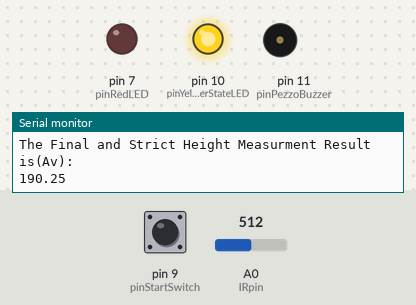
Simulated run of this sketch. Board: Arduino Uno, built with avr-gcc and run on an emulated ATmega328P. Shown: output pins drawn as LEDs (lit = HIGH), buzzer (waves = sounding), the last lines printed to the serial monitor. Inputs (shaded band) come from the test bench; at power-on: pin 9 (pinStartSwitch) HIGH, A0 (IRpin) = 512.

Above: at 1.2 s.
1.3 s: pin 9 (pinStartSwitch) pulled LOW for 3.2 s
At 3.2 s:
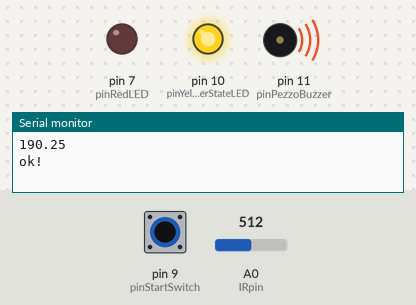
6.0 s: A0 (IRpin) set to 0
Timing chart, 0 to 9.0 s (numbered marks = the images above; inputs shaded):
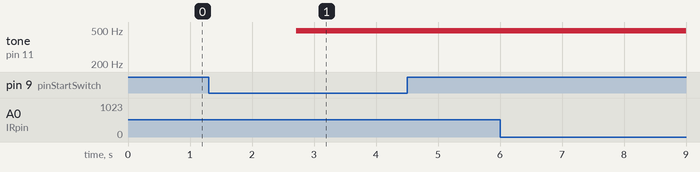

The sketch:

Height-Measure-Infrared-Sharp.ino
```cpp
//pin for pezzo buzzer functionality
int pinRedLED = 7;
int pinPezzoBuzzer = 11;
int pinStartSwitch = 9;
int pinYellowPowerStateLED = 10;


int IRpin = A0;
int countDataCollected = 0;
int countSmoothDataCollected = 0;
int maxDataCollected = 100;
int maxSmoothedDataCollected = 25;
//copy max data size from above variable to the array below
float distancesMeasured[100];
float voltMeasured[100];

//smoothed average height array
float smoothedAverageHeight[25];

//smoothed median height array
float smoothedMedianHeight[25];

// analog pin for reading the IR sensor

void setup() {
  // put your setup code here, to run once:

  Serial.begin(9600);
  // start the serial port

  pinMode(pinRedLED, OUTPUT);
  pinMode(pinPezzoBuzzer, OUTPUT);
  pinMode(pinStartSwitch, INPUT);
  pinMode(pinYellowPowerStateLED, OUTPUT);


  //digitalWrite(pinStartSwitch,LOW);
  digitalWrite(pinYellowPowerStateLED,HIGH);
  //digitalWrite(pinPezzoBuzzer,HIGH);
}

void loop() {

  if(digitalRead(pinStartSwitch) == LOW)
  {
    Serial.print("ok!");
    analogWrite(pinPezzoBuzzer,40);
    delay(200);
    analogWrite(pinPezzoBuzzer,0);
    delay(500);
  }


  // put your main code here, to run repeatedly:
  // 0.0048828125; value for resolution
  float volts = analogRead(IRpin) * 0.0048828125;
  // value from sensor*(5/1024)

  // float distance = 65*pow(volts, -1.10);

  //  float sensor_feed = (volts - 1.05)/(1/.007);

  // float sensor_feed =

  // float distance = 1/sensor_feed;

  float distance = 61.681 * pow(volts, -1.133);

  // float distance = 16.2537 * pow(volts,4)-129.893 * pow(volts,3)+382.268*pow(volts,2)-512.611*volts+306.439;

  // worked out from graph 65 = theoretical distance / (1/Volts)


 // Serial.print("Distance:   ");
 // Serial.println(distance);

 // Serial.print("Volts:   ");
  //Serial.println(volts);

  for (countDataCollected; countDataCollected < maxDataCollected; countDataCollected++)
  {
    distancesMeasured[countDataCollected] = distance;

    voltMeasured[countDataCollected] = volts;

   // Serial.println(countDataCollected);

    //Serial.println(maxDataCollected);

  }

  //Serial.println(maxDataCollected);

  if(countDataCollected == maxDataCollected)
  {
  float measuredAverageHeight = GetAverage(distancesMeasured, maxDataCollected);
  float nearRealMedianHeight =  GetMedian(distancesMeasured, maxDataCollected);
  float  calculatedAverageHeight = 213.00 - measuredAverageHeight;


   //Serial.println(measuredAverageHeight);
  // printDistance(distancesMeasured, maxDataCollected);

  // printVolt(voltMeasured, maxDataCollected);
  /*
  Serial.println("Your Calculated Average Height is:");
  Serial.println(calculatedAverageHeight);
  delay (500);
  Serial.println("Your Calculated Median Height is:");
  Serial.println(nearRealMedianHeight);
   Serial.println("****************************Next Person*******************************************");
  delay(3000);
  */

          if(countSmoothDataCollected < maxSmoothedDataCollected)
          {
            smoothedAverageHeight[countSmoothDataCollected] = measuredAverageHeight;
            smoothedMedianHeight[countSmoothDataCollected] = nearRealMedianHeight;
            //Serial.println(countSmoothDataCollected);
            countSmoothDataCollected++;
          }
          else if(countSmoothDataCollected == maxSmoothedDataCollected)
          {
            float doubleSmoothedMedianHeightAv = GetAverage(smoothedMedianHeight, maxSmoothedDataCollected);
            float doubleSmoothedRealMedianHeightMd = GetMedian(smoothedMedianHeight, maxSmoothedDataCollected);

            Serial.println("######################################################################");
            Serial.println("The Final and Strict Height Measurment Result is(Av):");
            float confirmedAvHeightMeasured = 213.00-doubleSmoothedMedianHeightAv;
           Serial.println(confirmedAvHeightMeasured);
            //delay(1000);
          //  Serial.println("***CONFIRMED***The Final and Strict Height Measurment Result is(Median):");
           // float confirmedMedHeightMeasured = 213.00-doubleSmoothedRealMedianHeightMd;
           // Serial.println(confirmedMedHeightMeasured);
            delay(2000);

             countSmoothDataCollected = 0;
          }
  }


  // print the distance

 // delay(3000);

  //arbitrary wait time


  //delay(500);
  countDataCollected = 0;

}


float GetMedian(float daArray[], int iSize) {
  // Allocate an array of the same size and sort it.
  float* dpSorted = new float[iSize];
  //    int arraySize = daArray.length();
  for (int i = 0; i < iSize; ++i) {
    dpSorted[i] = daArray[i];
  }
  for (int i = iSize - 1; i > 0; --i) {
    for (int j = 0; j < i; ++j) {
      if (dpSorted[j] > dpSorted[j + 1]) {
        float dTemp = dpSorted[j];
        dpSorted[j] = dpSorted[j + 1];
        dpSorted[j + 1] = dTemp;
      }
    }
  }

  // Middle or average of middle values in the sorted array.
  float dMedian = 0.0;
  if ((iSize % 2) == 0) {
    dMedian = (dpSorted[iSize / 2] + dpSorted[(iSize / 2) - 1]) / 2.0;
  } else {
    dMedian = dpSorted[iSize / 2];
  }
  delete [] dpSorted;
  return dMedian;
}

float GetAverage(float daArray[], int iSize)
{
  float sum = 0.0;
  for (int i = 0; i < iSize; ++i)
  {
    sum =  daArray[i] + sum;
  }
  float average = sum / (iSize - 1);
  return average;
}

void printDistance(float daArray[], int iSize)
{
  Serial.println("Distance Reading");
  for (int i = 0; i < iSize; ++i) {
   Serial.println(daArray[i]);
  }
  delay(4000);
}

void printVolt(float daArray[], int iSize)
{
  Serial.println("Volts Reading");
  for (int i = 0; i < iSize; ++i) {
   Serial.println(daArray[i]);
  }
}
```

Measured:
- after the input at 1.3 s, tone on pin 11 (pinPezzoBuzzer): silent → 490 Hz after 1.4 s
